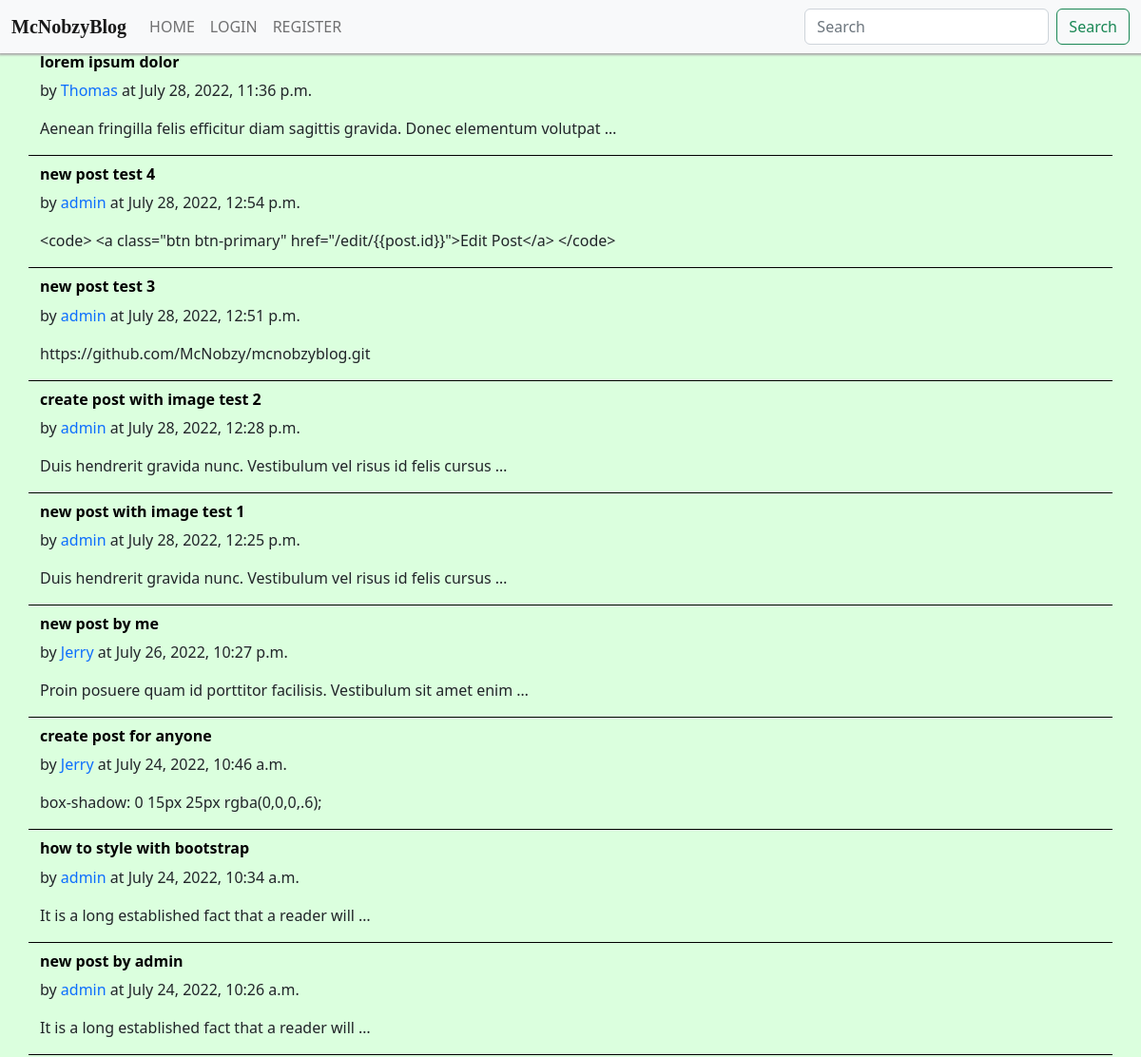
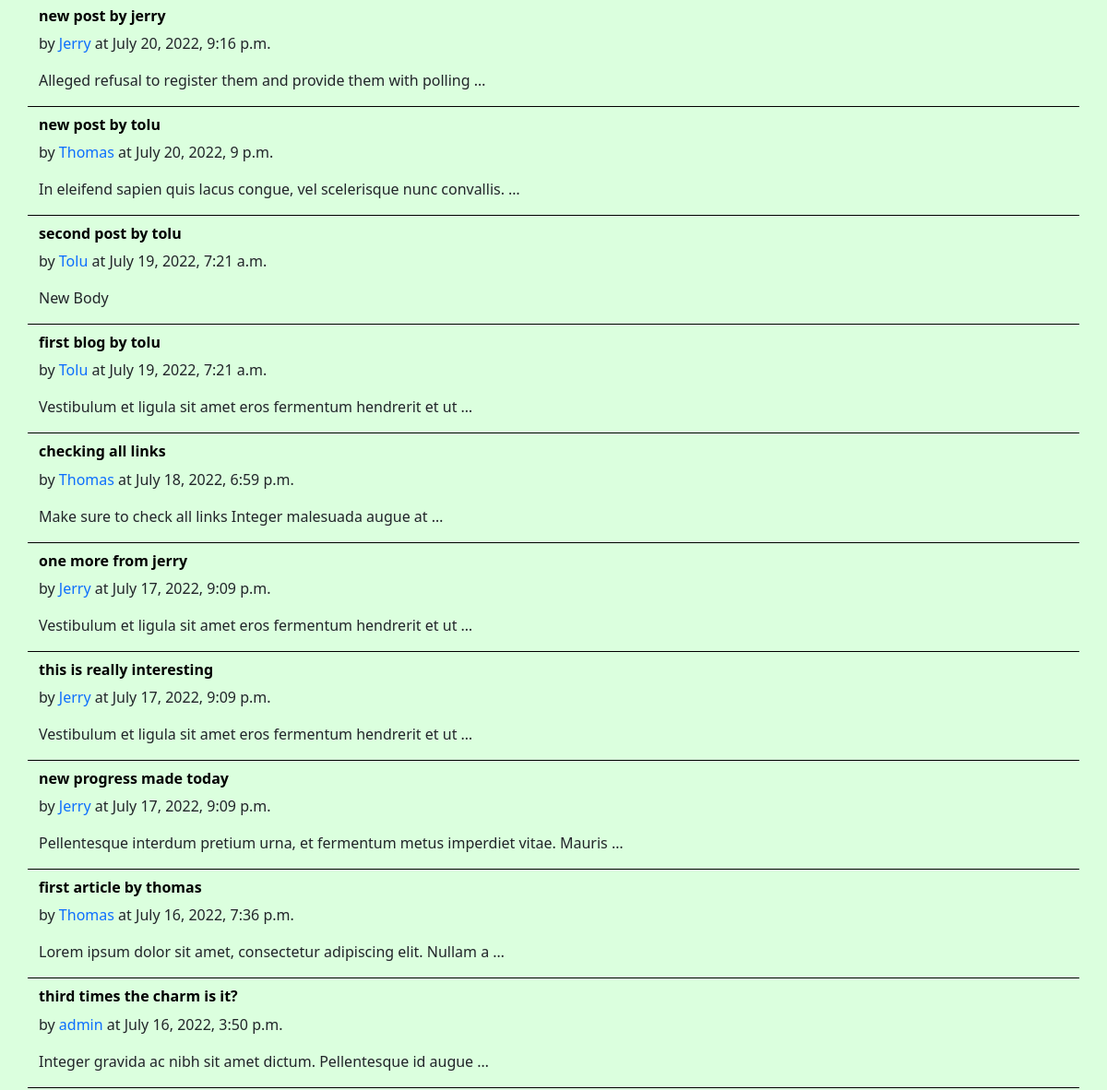
Before: / (upper part) with the older database file (2 pictures, top to bottom).
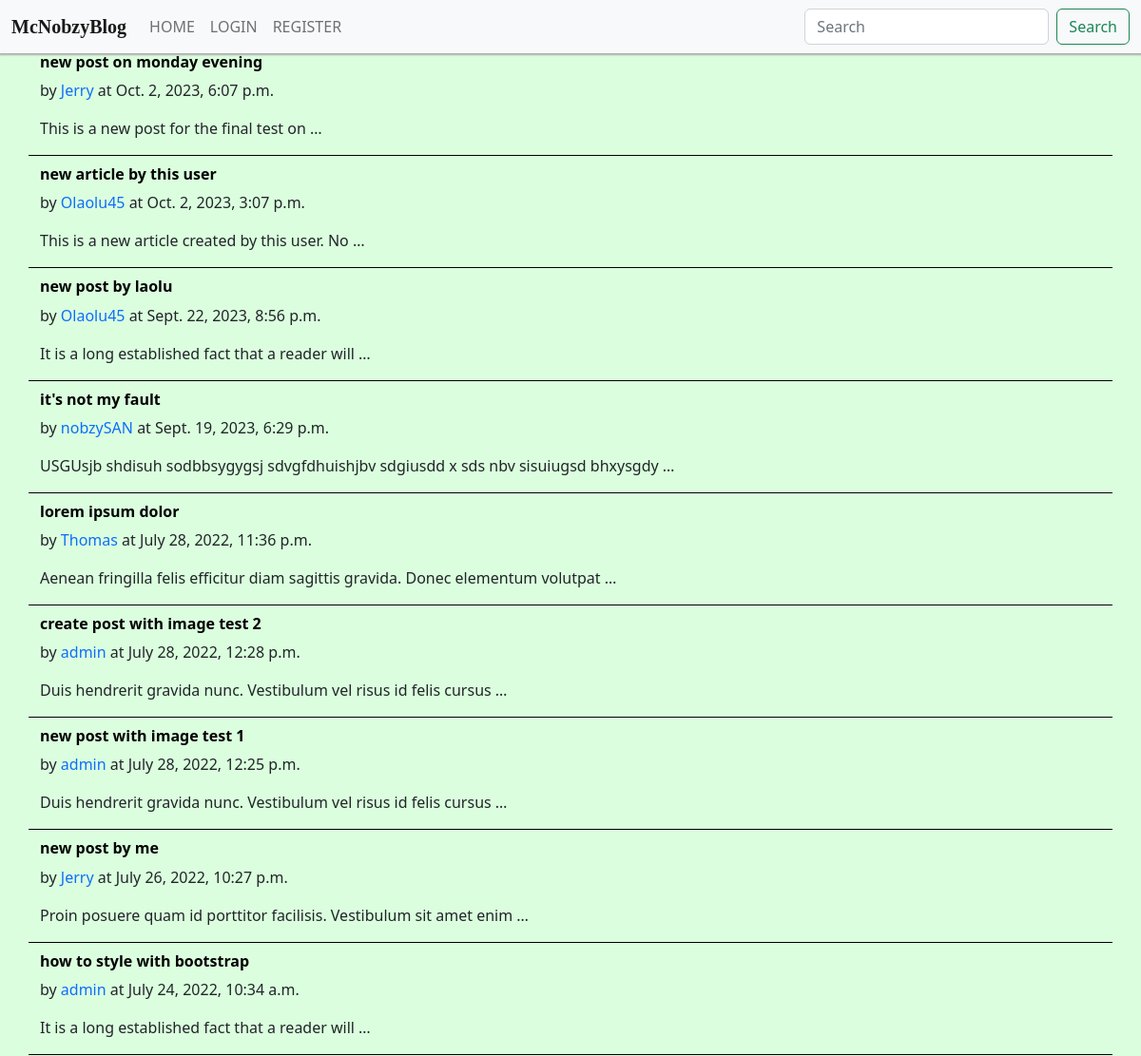
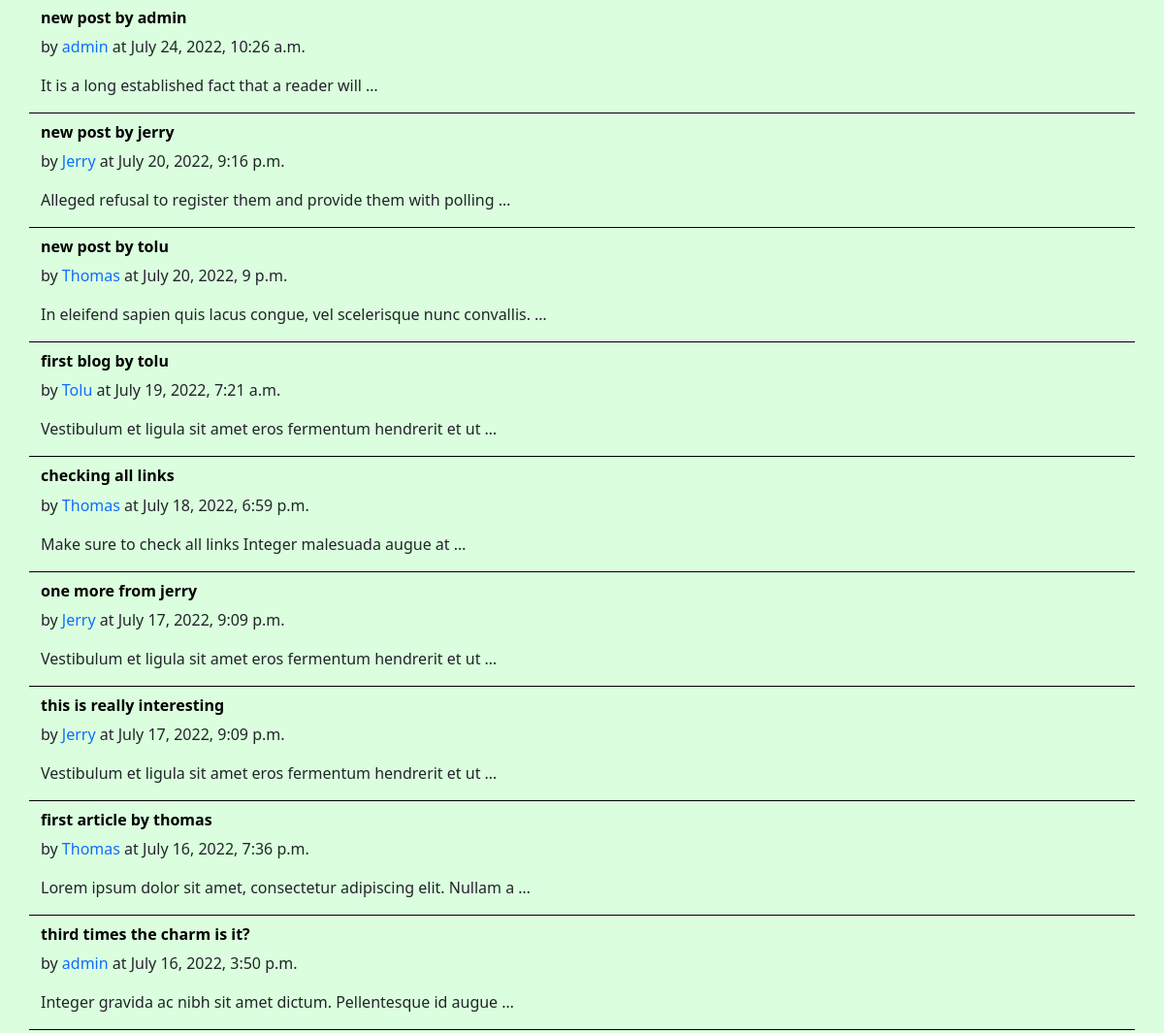
After: the same page with the newer database file (2 pictures, top to bottom).
### posts/models.py (models this page shows, shortened)
class Post(models.Model):
    title = models.CharField(max_length=100000)
    body = models.CharField(max_length=1000000000)
    author = models.ForeignKey(User, on_delete=models.CASCADE)
    posted_at = models.DateTimeField(default=datetime.now, blank=True)
    post_image = models.ImageField(null=True, blank=True, upload_to="images/")

### posts/views.py (the view)
# urls.py: path('', views.index, name='home'),
def index(request):
    posts = Post.objects.all()
    users = User.objects.all()
    dropDownData ={
    }
    return render(request, 'index.html', {'posts':posts, 'users':users})

### templates/index.html (shortened to what this page needs)
{% load static %}
<!DOCTYPE html>
<html>
<link href="{% static 'css/bootstrap.min.css' %}" rel="stylesheet">
<link href="{% static 'icons/css/font-awesome.min.css' %}" rel="stylesheet" >
<body class="bg">
  {% include 'header.html' %}
          <section>
    {% for post in posts reversed %}
        <div class="container posts">
            <a href="/post/{{post.id}}" style="text-decoration: none;"><h2><strong>{{post.title}}</strong></h2></a>
            <p>by <a style="text-decoration:none" href="author/{{post.author.id}}/{{post.author.username}}">{{post.author}}</a> at {{post.posted_at}}</p>
            <p>{{post.body|truncatewords:10}}</p>
        </div>
    {% endfor %}
  </section>
</body>
</html>

Changed rows visible on the page:
removed Post: title "new post test 4", author "admin", posted_at "July 28, 2022, 12:54 p.m.", body "<code> <a class=\"btn btn-primary\" href=\"/edit/{{post.id}}\">Edit Post</a> </code>"
removed Post: title "new post test 3", author "admin", posted_at "July 28, 2022, 12:51 p.m.", body "https://github.com/McNobzy/mcnobzyblog.git"
removed Post: title "create post for anyone", author "Jerry", posted_at "July 24, 2022, 10:46 a.m.", body "box-shadow: 0 15px 25px rgba(0,0,0,.6);"
removed Post: title "second post by tolu", author "Tolu", posted_at "July 19, 2022, 7:21 a.m.", body "New Body"
removed Post: title "new progress made today", author "Jerry", posted_at "July 17, 2022, 9:09 p.m.", body "Pellentesque interdum pretium urna, et fermentum metus imperdiet vitae. Mauris …"
added Post: title "new post on monday evening", author "Jerry", posted_at "Oct. 2, 2023, 6:07 p.m.", body "This is a new post for the final test on …"
added Post: title "new article by this user", author "Olaolu45", posted_at "Oct. 2, 2023, 3:07 p.m.", body "This is a new article created by this user. No …"
added Post: title "new post by laolu", author "Olaolu45", posted_at "Sept. 22, 2023, 8:56 p.m.", body "It is a long established fact that a reader will …"
added Post: title "it's not my fault", author "nobzySAN", posted_at "Sept. 19, 2023, 6:29 p.m.", body "USGUsjb shdisuh sodbbsygygsj sdvgfdhuishjbv sdgiusdd x sds nbv sisuiugsd bhxysgdy …"
